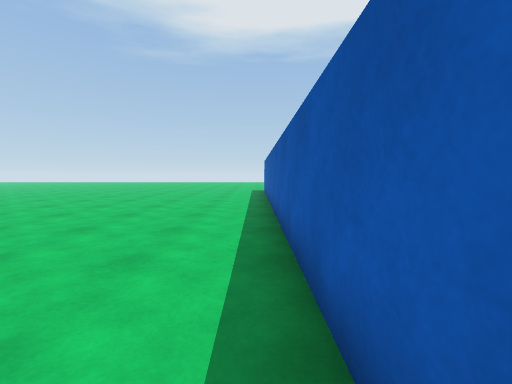
view 1 (above)

16 first-person views from a walk through a 3-D level made in the Unity game engine. The camera is 1.2 m above the floor, tilts 4° down and sees 90° across. The floor is counted in squares, 1 m on a side. Each view is taken from the middle of a square. On the plan, view 1 faces up. The plan holds only what a view shows up to about 12 squares ahead; the rest is blank. The place goes on beyond the plan. The player is left out. Some animated figures are not drawn.

view 2
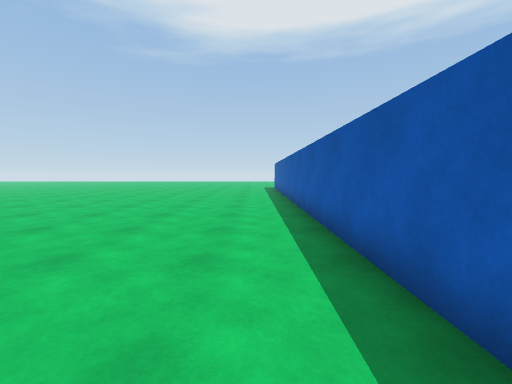

view 3
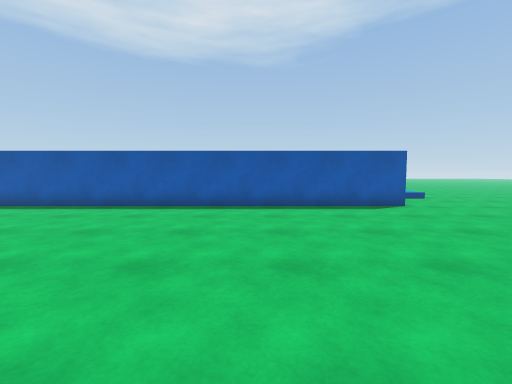

view 4
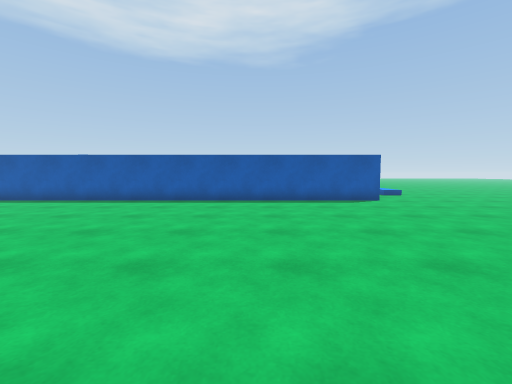

view 5
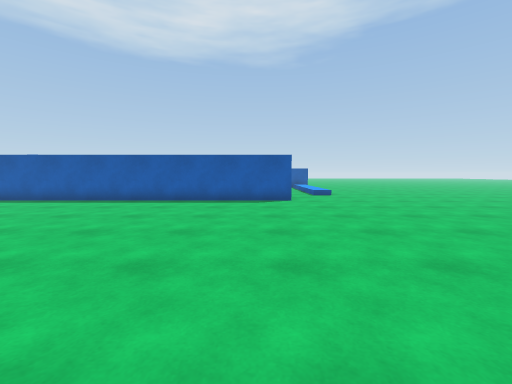

view 6
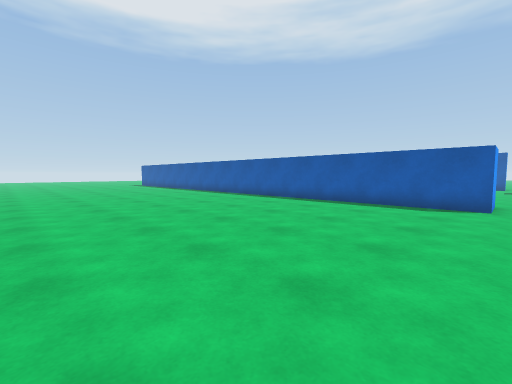

view 7
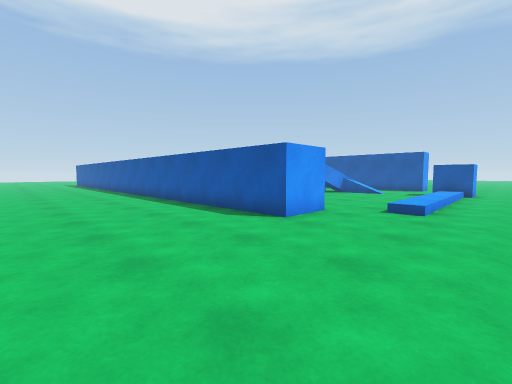

view 8
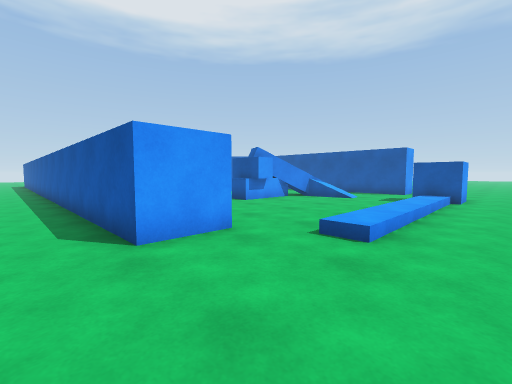

view 9
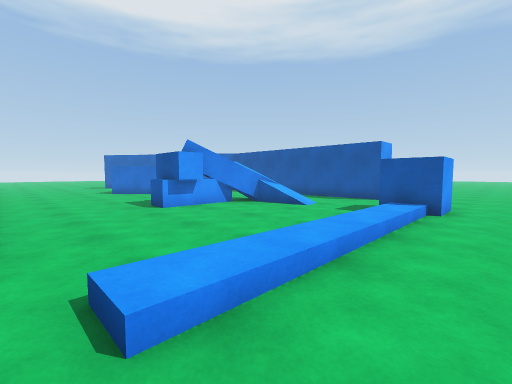

view 10
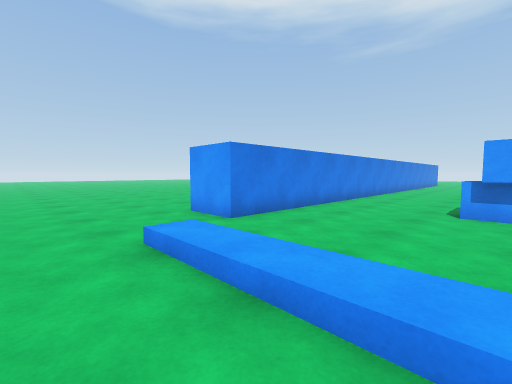

view 11
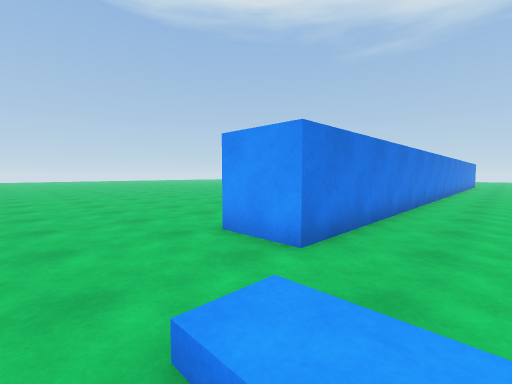

view 12
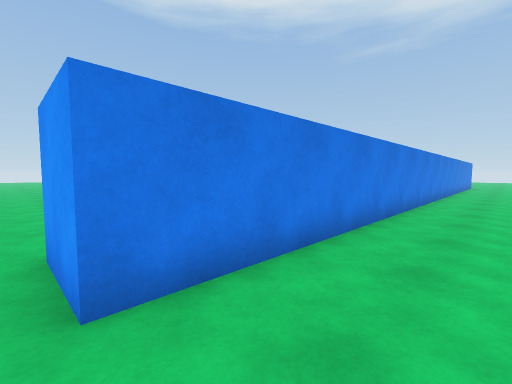

view 13
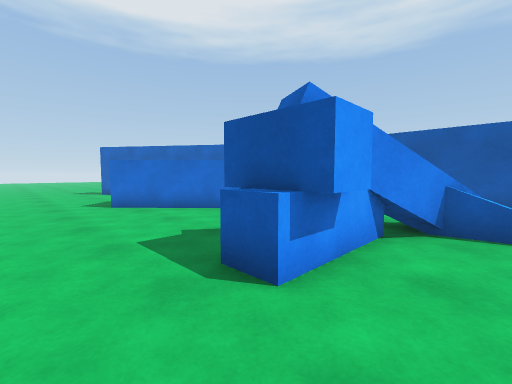

view 14
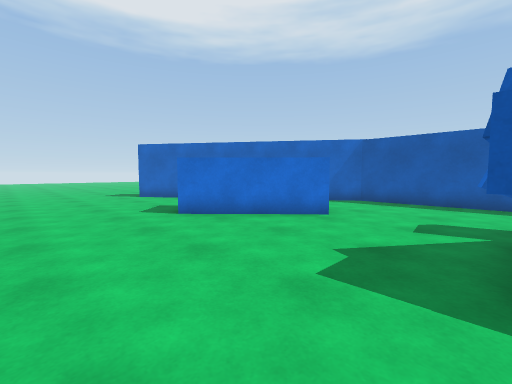

view 15
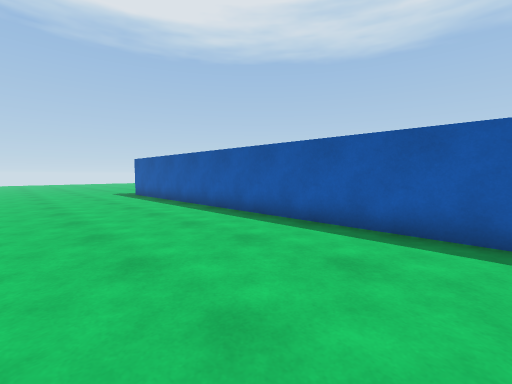

view 16
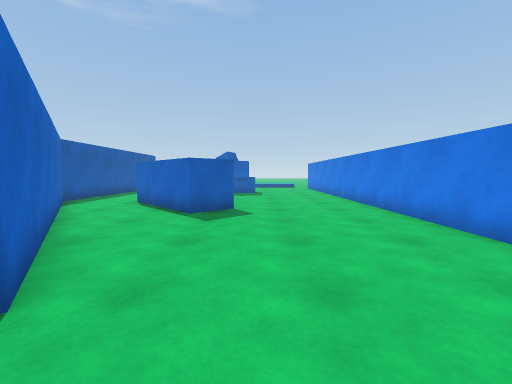

### Floor plan
Points are (right, up) in squares from view 1. A wall is a line through its corners. A room is listed if a view was taken in it or the views show most of it. See-through windows are left out.
Room 1 (views 1, 2, 3, 4, 5, 6, 7, 8, 9, 10, 11, 12, 13, 14, 15, 16)
walls: (2.6, 7.8) (2.6, -9.6) (0.6, -9.6) (0.6, 12.5); (10.7, -3.6) (11.7, -3.5); (10.4, -5.8) (9.4, -5.3) (9, -5.1); (11, -0.3) (7.8, 3.1) (9, 4.3) (12.1, 1); (11.3, -6.2) (10.5, -5.9); (15.5, -7.1) (15.5, 0.8) (9.1, 9.9)
low walls: (7.6, -5.3) (7.1, -5.3) (7.1, -4.2); (9.4, -5.3) (8.4, -5.3); (11.1, -6.8) (11, -6)
ways out: opening at (17.8, -12.5)
objects: blue block (8, -6) to (8, -4); blue cube (12, -12) to (13, -11)

Where each view was taken, in squares from view 1:
view 1: 0 up, 0 right, facing up
view 2: 4 down, 1 left, facing up
view 3: 4 down, 9 left, facing right
view 4: 4 down, 11 left, facing right
view 5: 8 down, 11 left, facing right
view 6: 10 down, 10 left, facing up-right
view 7: 14 down, 5 left, facing up-right
view 8: 14 down, 1 left, facing up-right
view 9: 14 down, 3 right, facing up-right
view 10: 14 down, 8 right, facing up-left
view 11: 13 down, 5 right, facing up-left
view 12: 10 down, 5 right, facing up-left
view 13: 7 down, 5 right, facing up-right
view 14: 4 down, 4 right, facing up-right
view 15: 2 up, 5 left, facing up-right
view 16: 12 up, 7 right, facing down
